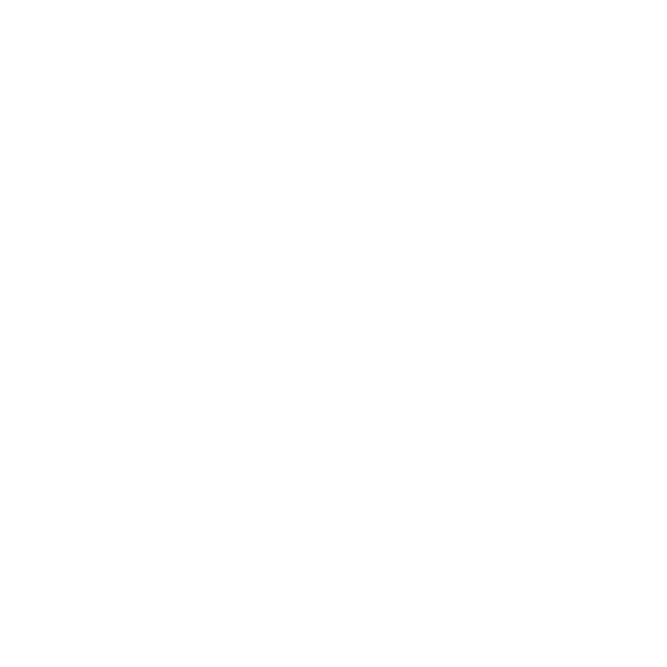
Frame 1 (no input)
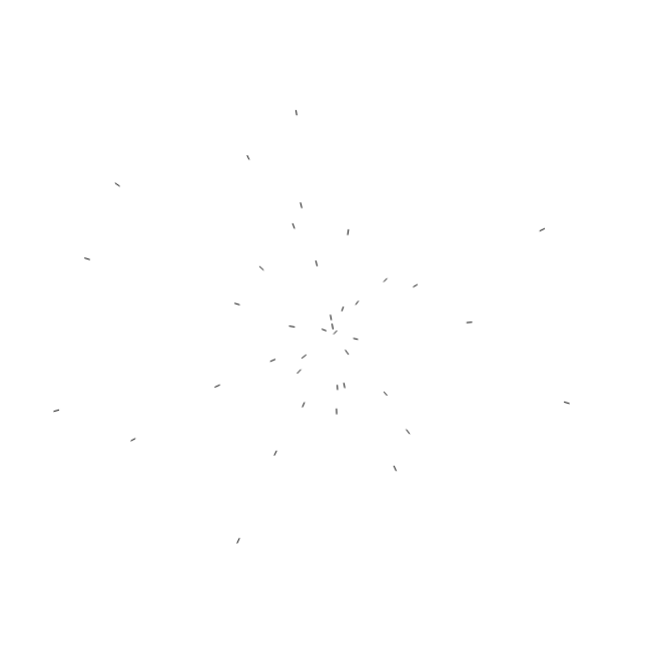
Frame 60 (no input)
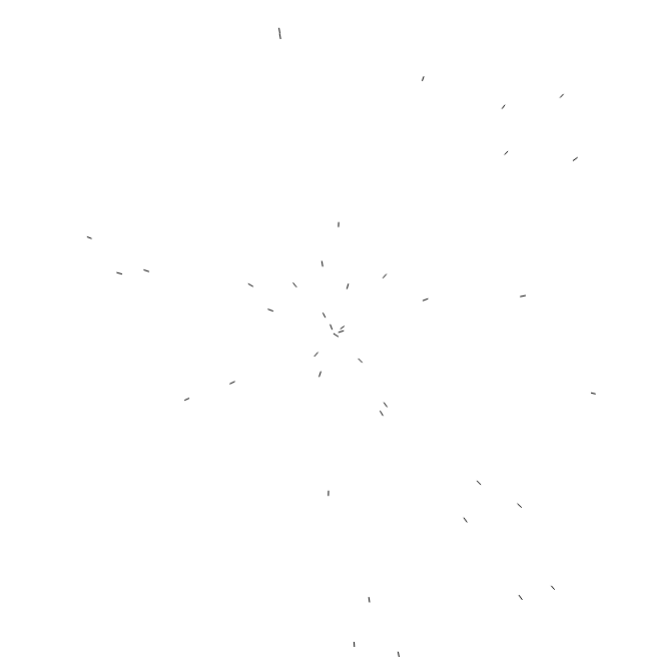
Frame 120 (the mouse pressed at the canvas centre since frame 60)

The p5.js sketch that drew these frames (run headless with seeded random() and noise() and a simulated clock; from frame 60 on, the mouse is pressed at the canvas centre):

// p5.js sketch
// ── sketch.js
var p = [];
var desiredFPS = 60;

function setup() {
  var size = ( windowWidth > windowHeight ) ? windowHeight/1.5 : windowWidth/1.5;
  createCanvas (size, size );
}

function draw() {
  background( 255 );
  if( frameRate() > desiredFPS ){
    p.push( new particle( width/2, height/2 ) )
  }
  // if(frameRate() < 30) {
  //   p.splice(0, 2);
  // }
  
  for( var i = 0; i < p.length; i++ ) {
    p[i].update();
    p[i].draw();
  }
}

function createParticle() {
  let center = createVector( width/2, height/2 );
  let offset = createVector(1, 0);
  offset.setMag( random( 0, width/2 ) -3 );
  offset.rotate( random( TAU ) );
  let position = p5.Vector.add( center, offset );
  p.push(new particle( position.x, position.y ))
}

// ── particle.js
function particle( x, y ) {
  this.pos = createVector( x, y );
  this.prevPos = this.pos.copy();
  this.vel = createVector( 0, random( 4, 6 ) );
  this.vel.rotate( random( TAU ) );
  this.acc = createVector( 0, 0 );
  this.applyForce = function( force ) {
    this.acc.add( force );
  }
  this.update = function() {
    // var force = createVector(0, 1);
    // force.rotate(random(TAU));
    // this.acc.add(force)
    this.vel.add( this.acc );
    this.vel.limit( 5 );
    this.prevPos = this.pos.copy();
    this.pos.add( this.vel );
    
    this.acc.mult( 0 );
    
    var center = createVector( width/2, height/2 );
    if( p5.Vector.dist( center, this.pos ) > width/2 ) {
      this.draw();
      this.pos = center.copy();
      this.prevPos = this.pos.copy();
      this.vel.rotate(random(TAU));
      // console.log('outside');
    }
  }
  this.draw = function() {
    stroke( 0 );
    strokeWeight( 1 );
    line( this.prevPos.x, this.prevPos.y, this.pos.x, this.pos.y );
    // point(this.pos.x, this.pos.y);
  }
}

// ── style.css
body, html {
    margin: 0;
    padding: 0;
    overflow: hidden;
}
canvas {
    position: absolute;
    top: 50%;
    left: 50%;
    transform: translate(-50%, -50%);
    border-radius: 100%;
    border: 2px solid #f00;
}
